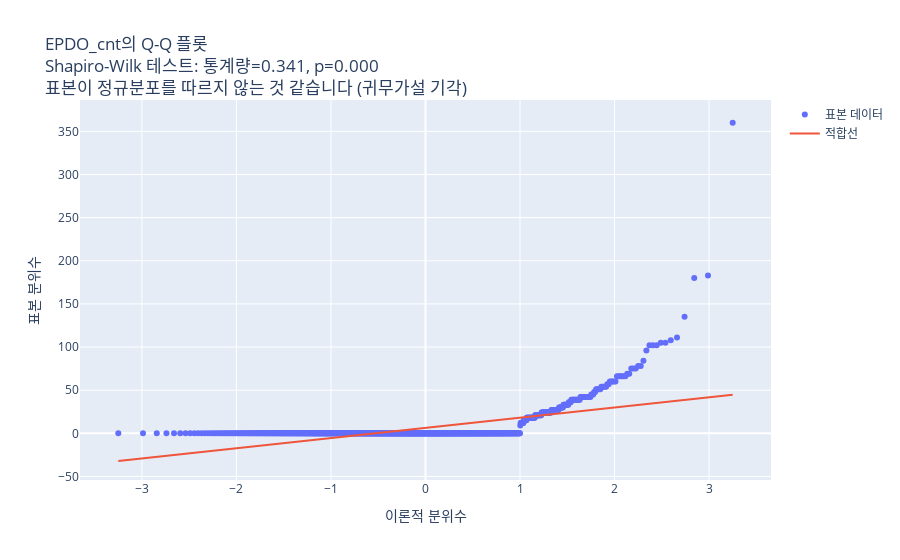

This figure's notebook cell:
### Markdown cell above
### 타겟 변수 정규성 검정

### Code cell
import scipy.stats as stats
import plotly.graph_objs as go
import plotly.offline as pyo
import numpy as np

# Shapiro-Wilk 테스트를 사용하여 데이터가 정규분포를 따르는지 검사
stat, p = stats.shapiro(df['EPDO_cnt'])
print('Shapiro-Wilk Test Statistic:', stat)
print('p-value:', p)

# 유의 수준 설정
alpha = 0.05
if p > alpha:
    result = '표본이 정규분포를 따르는 것 같습니다 (귀무가설 기각 실패)'
else:
    result = '표본이 정규분포를 따르지 않는 것 같습니다 (귀무가설 기각)'

qq_data = stats.probplot(df['EPDO_cnt'], dist="norm")
theoretical_quantiles = qq_data[0][0]
sample_quantiles = qq_data[0][1]
slope, intercept, r = qq_data[1]

# Q-Q plot
trace1 = go.Scatter(x=theoretical_quantiles, y=sample_quantiles, mode='markers', name='표본 데이터')
trace2 = go.Scatter(x=theoretical_quantiles, y=slope*theoretical_quantiles + intercept, mode='lines', name='적합선')

layout = go.Layout(
    title=f'EPDO_cnt의 Q-Q 플롯<br>Shapiro-Wilk 테스트: 통계량={stat:.3f}, p={p:.3f}<br>{result}',
    xaxis=dict(title='이론적 분위수'),
    yaxis=dict(title='표본 분위수')
)

fig = go.Figure(data=[trace1, trace2], layout=layout)
pyo.iplot(fig)

### Figure 1 — Plotly figure (JSON) as saved in the notebook; plotly's stock layout.template omitted (floating-point values rounded to 4 significant figures; data arrays with more than 128 entries replaced by an {"elided": "..."} marker saying what was removed)
{"data": [{"mode": "markers", "name": "표본 데이터", "type": "scatter", "x": {"elided": "1200 float values"}, "y": {"elided": "1200 int values"}}, {"mode": "lines", "name": "적합선", "type": "scatter", "x": {"elided": "1200 float values"}, "y": {"elided": "1200 float values"}}], "layout": {"title": {"text": "EPDO_cnt의 Q-Q 플롯<br>Shapiro-Wilk 테스트: 통계량=0.341, p=0.000<br>표본이 정규분포를 따르지 않는 것 같습니다 (귀무가설 기각)"}, "xaxis": {"title": {"text": "이론적 분위수"}}, "yaxis": {"title": {"text": "표본 분위수"}}}}
